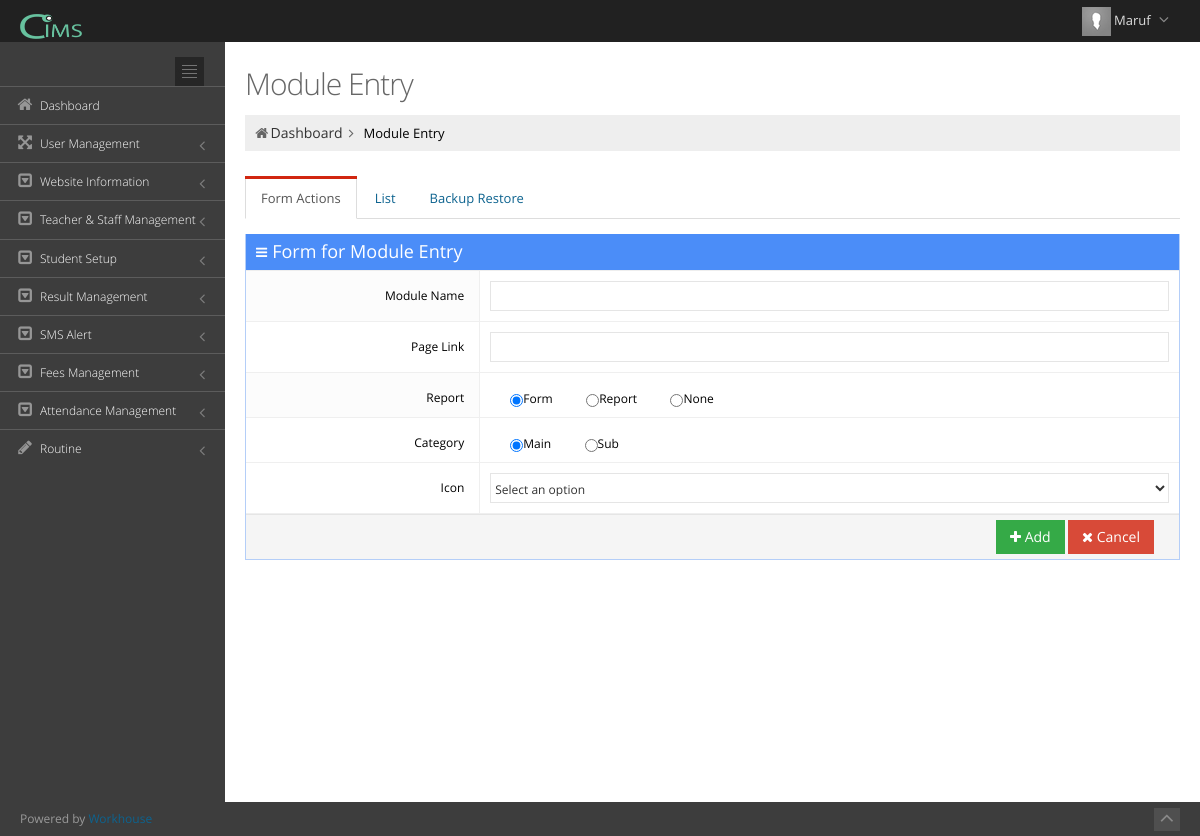
/index.php?view=module_entry (signed in), run on the app's committed database.
### tables this page shows
CREATE TABLE `user_admin` (
  `userid` int(11) NOT NULL,
  `username` text NOT NULL,
  `usr_code` varchar(500) NOT NULL,
  `role` varchar(100) NOT NULL,
  `password` varchar(500) NOT NULL,
  `image` varchar(300) NOT NULL,
  `userdate` date NOT NULL,
  `uniqueToken` varchar(40) NOT NULL
);

CREATE TABLE `t_modules` (
  `moduleid` int(11) NOT NULL COMMENT 'module id',
  `name` text NOT NULL,
  `page_caption` text NOT NULL,
  `page_link` text NOT NULL,
  `is_report` int(2) NOT NULL COMMENT '1=report,0=form',
  `is_main` int(2) NOT NULL COMMENT '1=main,0=sub',
  `icon` varchar(300) NOT NULL,
  `show` int(2) NOT NULL COMMENT '1=show,0=hide'
);

### include/view.php (called while the page is built, shortened)
<?php
	require('functions.php');
	$htaccess = isset($_SERVER['HTACCESS']);
	if(isset($_GET['view'])){
	 	@$view = $_GET['view'];
	}
	else {
	 	$view = 'login';
	}
	$page = $view.'_asoft.php';
	include($page);
?>

### include/functions.php (called while the page is built, shortened)
<?php
function urlroute($url){
	global $htaccess;
	if(!$htaccess){
		$url = 'index.php?view='.$url;
	}
	return $url;
}
function escape($input){
	return mysql_real_escape_string($input);
}
function name($email){
	$sql = "SELECT username FROM user_admin WHERE usr_code = '$email'";
	$qry = mysql_query($sql) or die ("Error in name selection at header".mysql_error());
	$rs = mysql_fetch_array($qry);
	return $rs['username'];
}
?>

### module_entry_asoft.php (the view, shortened to what this page needs)
<?php
$sql_Name = "SELECT name,page_link,page_caption FROM `t_modules` where page_link='".$view."'";
$qry_Name = mysql_query($sql_Name);
$page_title = mysql_result($qry_Name, 0, "name");
$page_link = mysql_result($qry_Name, 0, "page_link");
$page_caption = mysql_result($qry_Name, 0, "page_caption");
if(isset($_SESSION['com_cbs_aaiam_school_maruf_user_email']) == true)
{
?>
<div class="page-content">
    <div class="row">
        <div class="col-md-12">
        	<h3 class="page-title"><?php echo $page_title;?> <small><?php echo $page_caption;?></small></h3>
            <ul class="page-breadcrumb breadcrumb">
                <li><i class="icon-home"></i><a href="<?php echo urlroute('home'); ?>">Dashboard</a><i class="icon-angle-right"></i></li>
                <li><?php echo $page_title;?></li>
            </ul>
        </div>
    </div>
<div class="row">
    <div class="col-md-12">
        <div class="tabbable tabbable-custom boxless">
            <ul class="nav nav-tabs">
                <li class="active"><a href="#tab_0" data-toggle="tab">Form Actions</a></li>
                <li><a href="#tab_1" data-toggle="tab">List</a></li>
                <li><a href="#tab_2" data-toggle="tab">Backup Restore</a></li>
            </ul>
            <div class="tab-content">
                <div class="tab-pane active" id="tab_0">
                    <div class="portlet box blue ">
                        <div class="portlet-title">
                            <div class="caption"><i class="icon-reorder"></i>Form for <?php echo $page_title;?></div>
                        </div>
                        <div class="portlet-body form">
                            <form action="submit/module_entry_submit.php" method="POST" class="form-horizontal form-bordered form-label-stripped" id="form_sample_1">
                            <div class="form-body">
                                <div class="form-group">
                                    <label class="control-label col-md-3">Module Name</label>
                                    <div class="col-md-9">
                                        <input type="text" id="name" class="form-control required" name="name"
                                        value="<?php if (isset($rs_view["name"])) echo $rs_view["name"]; ?>"/>
                                    </div>
                                </div>
                                <div class="form-group">
                                    <label class="control-label col-md-3">Page Link</label>
                                    <div class="col-md-9">
                                        <input type="text" id="page_link" class="form-control required" name="page_link"
                                        value="<?php if (isset($rs_view["page_link"])) echo $rs_view["page_link"]; ?>"/>
                                    </div>
                                </div>
                                <div class="form-group">
                                    <label class="control-label col-md-3">Report</label>
                                    <div class="col-md-9">
                                        <label class="radio-inline">
                                            <input type="radio" name="is_report" id="is_report_form" value="1" class="required toggle" checked="checked"> Form
                                        </label>
                                        <label class="radio-inline">
                                            <input type="radio" name="is_report" id="is_report_rpt" value="2" class="required toggle" > Report
                                        </label>
                                        <label class="radio-inline">
                                            <input type="radio" name="is_report" id="is_report_rpt" value="0" class="required toggle" > None
                                        </label>
                                    </div>
                                </div>
                                <div class="form-group">
                                    <label class="control-label col-md-3">Category</label>
                                    <div class="col-md-9">
                                        <label class="radio-inline">
                                            <input type="radio" name="is_main" id="category_main" value="1" class="required toggle" checked="checked" onclick="show_option(this.id)"> Main
                                        </label>
                                        <label class="radio-inline">
                                            <input type="radio" name="is_main" id="category_sub" value="0" class="required toggle" onclick="show_option(this.id)"> Sub
                                        </label>
                                    </div>
                                </div>
                                <div class="form-group">
                                    <label class="control-label col-md-3">Icon</label>
                                    <div class="col-md-9">
                                        <select name="icon" id="select2_sample_modal_4" class="form-control select2">
                                             <option value="">Select an option</option>
                                          </select>
                                    </div>
                                </div>
                                <div class="form-actions right">
                                    <div class="row">
                                        <div class="col-md-12">
                                            <div class="col-md-offset-3 col-md-9">
                                                <?php
                                                if(@$_REQUEST['temp']=="" && @$row_access_acs[0]=='Add') {
                                                ?>
                                                    <button type="submit" class="btn green" name="temp" id="idsubmitData" value="Add"><i class="icon-plus"></i>&nbsp;Add</button>
                                                <?php
                                                }
                                                ?>
                                                <button type="reset" class="btn red" onclick="javascript:location.replace('<?php echo urlroute($page_link); ?>')">
                                                <i class="icon-remove"></i>&nbsp;Cancel
                                                </button>
                                            </div>
                                        </div>
                                    </div>
                                </div>
                            </div>
                            </form>
                        </div>
                    </div>
                </div>
        	</div>
        </div>
    </div>
</div>
</div>
<?php
}else{
?>
<script type="text/javascript">
location.replace('index.php');
</script>
<?php
}
?>

### include/nav_header.php (shortened to what this page needs)
<div class="header navbar navbar-inverse navbar-fixed-top">
        <div class="header-inner">
           <a class="navbar-brand" href="#" target="_blank">
            <img src="img/login-logo.png" alt="logo" class="img-responsive" style="height:25px"/>
            </a>
            <ul class="nav navbar-nav pull-right">
                <li class="dropdown user">
                	<a href="#" class="dropdown-toggle" data-toggle="dropdown" data-hover="dropdown" data-close-others="true">
                        <?php
						$sql_view = "SELECT * FROM user_admin WHERE usr_code='".@$_SESSION['com_cbs_aaiam_school_maruf_user_email']."'";
						$qry_view = mysql_query($sql_view) or die("Error in view ->".mysql_error());
						$rs_view = mysql_fetch_array($qry_view);
						@$path = 'img/user/'.@$rs_view["image"];
						if(@$rs_view["image"] != "" && file_exists($path)==true){
							$thumbs  = 'img/user/thumbs/small'.@$rs_view["image"];
						}else{
							$thumbs  = 'assets/img/avatar.png';
						}
						?>
                        <img alt="" src="<?php echo $thumbs;?>" height="29"/>
               	 		<span class="username"><?php echo name($_SESSION['com_cbs_aaiam_school_maruf_user_email']);?></span>
                		<i class="icon-angle-down"></i>
                	</a>
                </li>
            </ul>
        </div>
</div>

### include/nav_sidebar.php (shortened to what this page needs)
<div class="page-sidebar navbar-collapse collapse">
         <ul class="page-sidebar-menu">
            <li>
               <div class="sidebar-toggler hidden-phone"></div>
            </li>
            <?php
$Select = mysql_query("SELECT * FROM `hierarchy`");
while($Row = mysql_fetch_assoc($Select)){
	if($Row['category'] == 'm'){
		$Arr[$Row['hierarchy_id']] = $Row['sub_category'];
	}else{
		$Childs[$Row['category']][$Row['hierarchy_id']] = $Row['sub_category'];
	}
}
function gettree($Array,$view,$macs){
		foreach($Array as $key => $value){
			if(array_key_exists($value,@$macs)){
				$sql_category_name = "SELECT * FROM t_modules WHERE moduleid = '".escape($value)."'";
				$qry_category_name = mysql_query($sql_category_name);
				while($rs_category_name = mysql_fetch_array($qry_category_name))
				{
					$name = $rs_category_name['name'];
					$page_link = $rs_category_name['page_link'];
					$icon = $rs_category_name['icon'];
				}
				$qry_is_main_cat = mysql_query("SELECT category FROM `hierarchy` WHERE hierarchy_id=$key");
				$is_main_cat = mysql_result($qry_is_main_cat, 0, "category");
				echo '<li id="module_'.$value.'" ';
					if($page_link == $view) echo 'class="active "';
				echo '>';
					echo '<a   href="'.urlroute($page_link).'"';
					echo '>';
						echo '<i class="'.$icon.'"></i>';
						echo '<span class="title">';
						echo $name;
						echo '</span>';
					echo '</a> ';
				if($is_main_cat != 'm'){
					echo '</li>';
				}
			}
		}
}
gettree($Arr,$view,$macs);
?>
         </ul>
      </div>

### assets/css/style-metronic.css (style rules this page uses)
div, input, select, textarea, span, img, table, td, th, p, a, button, ul, code, pre, li { -webkit-border-radius: 0 !important; -moz-border-radius: 0 !important; border-radius: 0 !important; }
.btn { border-width: 0; padding: 7px 14px; font-size: 14px; outline: none !important; -webkit-box-shadow: none !important; -moz-box-shadow: none !important; box-shadow: none !important; -webkit-border-radius: 0 !important; -moz-border-radius: 0 !important; border-radius: 0 !important; -webkit-text-shadow: none; -moz-text-shadow: none; text-shadow: none; }
.btn.red { color: white; text-shadow: none; background-color: #d84a38; }
.btn.green { color: white; text-shadow: none; background-color: #35aa47; }
.btn > i { font-size: 14px; }
label { font-weight: 400; font-size: 12px; }
.form-control { font-size: 12px; font-weight: normal; color: #333333; background-color: #ffffff; border: 1px solid #e5e5e5; border-radius: 0; -webkit-box-shadow: none; box-shadow: none; -webkit-transition: border-color ease-in-out .15s, box-shadow ease-in-out .15s; transition: border-color ease-in-out .15s, box-shadow ease-in-out .15s; }
.nav-tabs, .nav-pills { margin-bottom: 10px; }

### assets/css/style-responsive.css (style rules this page uses)
@media (min-width: 992px) { .page-sidebar { position: absolute; width: 225px; } }
@media (min-width: 992px) { .page-sidebar.navbar-collapse { max-height: none !important; } }
@media (min-width: 992px) { .page-content { margin-left: 225px; margin-top: 0px; min-height: 760px; padding: 25px 20px 20px 20px; } }

### assets/css/themes/default.css (style rules this page uses)
body { background-color: #3d3d3d !important; }
.header { filter: none !important; background-image: none !important; background-color: #212121 !important; }
.header .navbar-nav li.dropdown .dropdown-toggle i { color: #8a8a8a !important; }
.page-sidebar { background-color: #3d3d3d; }
ul.page-sidebar-menu > li > a { border-top: 1px solid #5c5c5c !important; color: #ffffff !important; }
ul.page-sidebar-menu > li:last-child > a { border-bottom: 1px solid transparent !important; }
ul.page-sidebar-menu > li a i { color: #969696; }
.sidebar-toggler { background-image: url(../../img/sidebar-toggler.jpg); background-color: #242424; }

### data on the page
user_admin: username "Maruf"
t_modules: name "Dashboard"
t_modules: name "User Management"
t_modules: name "Website Information"
t_modules: name "Teacher & Staff Management"
t_modules: name "Student Setup"
t_modules: name "Result Management"
t_modules: name "SMS Alert"
t_modules: name "Fees Management"
t_modules: name "Attendance Management"
t_modules: name "Routine"
t_modules: name "Module Entry"
